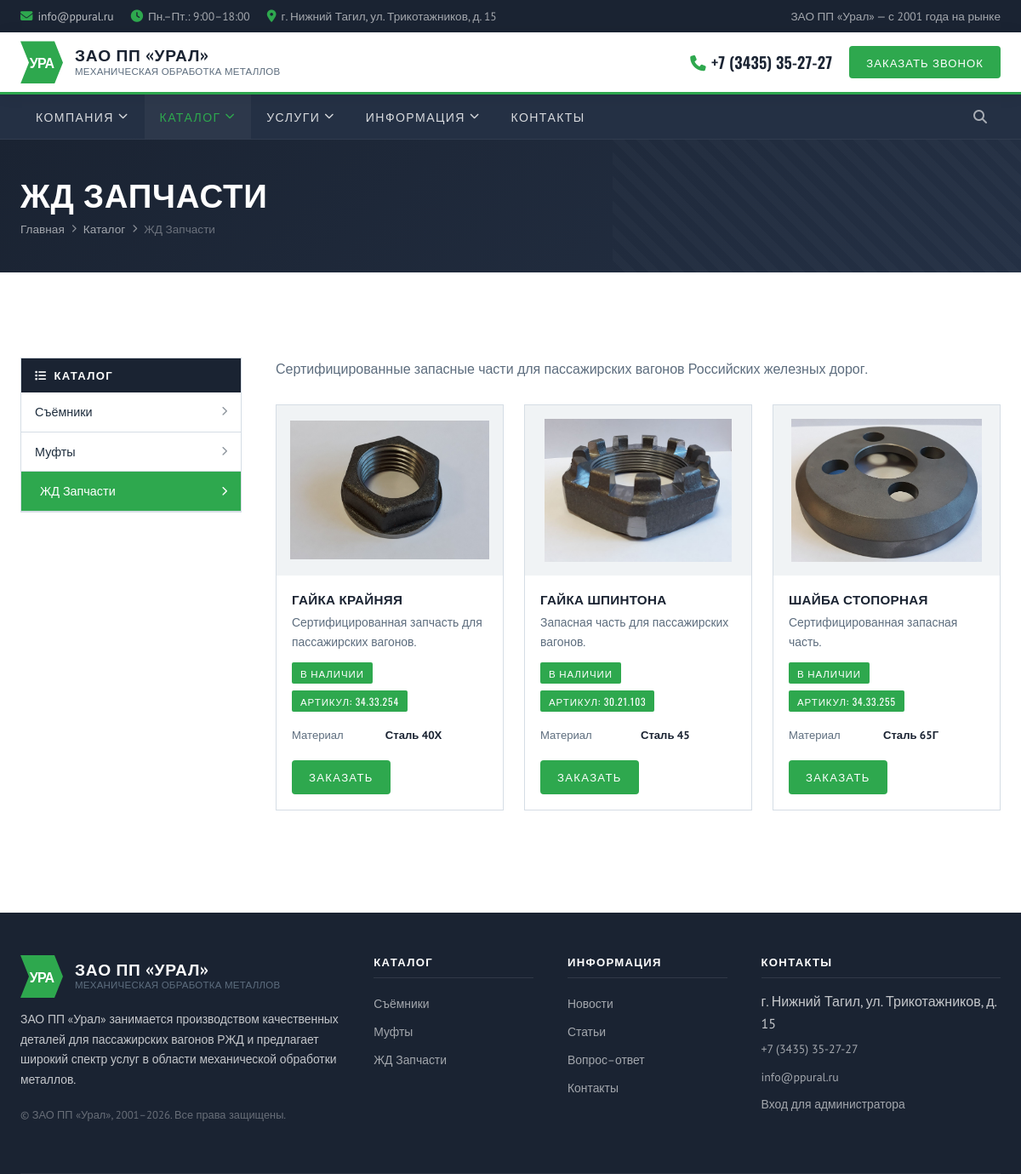
Page /catalog/category/railway/ on the committed database.
### tables this page shows
CREATE TABLE categories (
            id INTEGER PRIMARY KEY AUTOINCREMENT,
            name TEXT NOT NULL,
            slug TEXT NOT NULL UNIQUE,
            description TEXT,
            sort_order INTEGER NOT NULL DEFAULT 0,
            is_active INTEGER NOT NULL DEFAULT 1,
            created_at TEXT NOT NULL DEFAULT CURRENT_TIMESTAMP
        );

CREATE TABLE products (
            id INTEGER PRIMARY KEY AUTOINCREMENT,
            category_id INTEGER NOT NULL,
            name TEXT NOT NULL,
            slug TEXT NOT NULL UNIQUE,
            sku TEXT,
            short_description TEXT,
            description TEXT,
            image TEXT,
            stock_status TEXT NOT NULL DEFAULT 'В наличии',
            is_published INTEGER NOT NULL DEFAULT 1,
            sort_order INTEGER NOT NULL DEFAULT 0,
            created_at TEXT NOT NULL DEFAULT CURRENT_TIMESTAMP,
            updated_at TEXT NOT NULL DEFAULT CURRENT_TIMESTAMP,
            FOREIGN KEY(category_id) REFERENCES categories(id)
        );

CREATE TABLE product_specs (
            id INTEGER PRIMARY KEY AUTOINCREMENT,
            product_id INTEGER NOT NULL,
            name TEXT NOT NULL,
            value TEXT NOT NULL,
            sort_order INTEGER NOT NULL DEFAULT 0,
            FOREIGN KEY(product_id) REFERENCES products(id) ON DELETE CASCADE
        );

### app.py (the view)
@app.route('/catalog/category/<slug>/')
def catalog_category(slug):
    category = query_db('SELECT * FROM categories WHERE slug = ? AND is_active = 1', (slug,), one=True)
    if not category:
        return redirect(url_for('catalog_index'))
    products = query_db(
        'SELECT * FROM products WHERE category_id = ? AND is_published = 1 ORDER BY sort_order, name',
        (category['id'],),
    )
    products_with_specs = []
    for product in products:
        specs = query_db('SELECT * FROM product_specs WHERE product_id = ? ORDER BY sort_order, id', (product['id'],))
        products_with_specs.append({'product': product, 'specs': specs})
    categories = query_db('SELECT * FROM categories WHERE is_active = 1 ORDER BY sort_order, name')
    return render_template(
        'catalog/category.html', active='catalog', category=category, categories=categories, products=products_with_specs
    )

### app.py (called while the page is built)
def get_db():
    if 'db' not in g:
        g.db = sqlite3.connect(DB_PATH)
        g.db.row_factory = sqlite3.Row
    return g.db

def query_db(query, args=(), one=False):
    cur = get_db().execute(query, args)
    rows = cur.fetchall()
    cur.close()
    return (rows[0] if rows else None) if one else rows

@app.context_processor
def inject_globals():
    categories = []
    recent_news = []
    try:
        categories = query_db('SELECT * FROM categories WHERE is_active = 1 ORDER BY sort_order, name')
        recent_news = query_db(
            'SELECT * FROM news WHERE is_published = 1 ORDER BY COALESCE(published_at, created_at) DESC LIMIT 3'
        )
    except sqlite3.OperationalError:
        pass
    return {
        'nav_categories': categories,
        'footer_recent_news': recent_news,
        'is_admin_logged_in': bool(session.get('admin_id')),
    }

### templates/catalog/category.html (shortened to what this page needs)
{% extends "base.html" %}
{% block content %}
<div class="page-banner">
  <div class="container">
    <h1>{{ category.name }}</h1>
    <div class="breadcrumb">
      <a href="{{ url_for('index') }}">Главная</a>
      <i class="fa fa-chevron-right"></i>
      <a href="{{ url_for('catalog_index') }}">Каталог</a>
      <i class="fa fa-chevron-right"></i>
      <span>{{ category.name }}</span>
    </div>
  </div>
</div>
<section class="section">
  <div class="container">
    <div class="page-layout">
      <div class="sidebar">
        <nav class="sidebar-menu">
          <h3><i class="fa fa-list" style="margin-right:8px;"></i>Каталог</h3>
          {% for cat in categories %}
            <a href="{{ url_for('catalog_category', slug=cat.slug) }}" class="{% if cat.slug == category.slug %}active{% endif %}">{{ cat.name }} <i class="fa fa-chevron-right"></i></a>
          {% endfor %}
        </nav>
      </div>
      <div>
        <p style="color: var(--gray); margin-bottom: 28px;">{{ category.description }}</p>
        <div class="catalog-grid">
          {% for entry in products %}
          {% set product = entry.product %}
          {% set specs = entry.specs %}
          <div class="catalog-card">
            <div class="catalog-card-img">
              {% if product.image %}
                <img src="{{ url_for('static', filename=product.image) }}" alt="{{ product.name }}" style="width:100%;height:100%;object-fit:contain;padding:16px;">
              {% else %}
                <div class="catalog-card-img-placeholder"><i class="fa fa-cubes"></i></div>
              {% endif %}
            </div>
            <div class="catalog-card-body">
              <h3>{{ product.name }}</h3>
              <p>{{ product.short_description or product.description }}</p>
              <div class="catalog-card-meta">
                <span class="badge-instock">{{ product.stock_status }}</span>
                {% if product.sku %}<span class="badge-instock">Артикул: {{ product.sku }}</span>{% endif %}
              </div>
              {% if specs %}
              <table style="width:100%; font-size:0.82rem; margin-top:12px; border-collapse:collapse;">
                {% for spec in specs %}
                <tr {% if not loop.last %}style="border-bottom: 1px solid var(--border);"{% endif %}>
                  <td style="padding:5px 0; color:var(--gray);">{{ spec.name }}</td>
                  <td style="padding:5px 0; color:var(--dark); font-weight:600;">{{ spec.value }}</td>
                </tr>
                {% endfor %}
              </table>
              {% endif %}
              <a href="{{ url_for('contacts') }}" class="btn-primary" style="font-size:0.82rem;padding:9px 20px;margin-top:14px;display:inline-block;">Заказать</a>
            </div>
          </div>
          {% else %}
          <div class="info-card"><p>В этом разделе пока нет опубликованных товаров.</p></div>
          {% endfor %}
        </div>
      </div>
    </div>
  </div>
</section>
{% endblock %}

### templates/base.html (shortened to what this page needs)
<!DOCTYPE html>
<html lang="ru">
<head>
  <link rel="stylesheet" href="https://cdnjs.cloudflare.com/ajax/libs/font-awesome/6.5.0/css/all.min.css">
  <link rel="stylesheet" href="{{ url_for('static', filename='css/style.css') }}">
</head>
<body>
  <div class="header-top">
    <div class="container">
      <div class="header-top-contacts">
        <span><i class="fa fa-envelope"></i><a href="mailto:info@ppural.ru">info@ppural.ru</a></span>
        <span><i class="fa fa-clock"></i> Пн.–Пт.: 9:00–18:00</span>
        <span><i class="fa fa-map-marker-alt"></i> г. Нижний Тагил, ул. Трикотажников, д. 15</span>
      </div>
      <div>
        ЗАО ПП «Урал» — с 2001 года на рынке
      </div>
    </div>
  </div>
  <header class="header-main">
    <div class="container">
      <a href="{{ url_for('index') }}" class="logo">
        <div class="logo-icon"><span>УРА</span></div>
        <div class="logo-text">
          <strong>ЗАО ПП «Урал»</strong>
          <small>Механическая обработка металлов</small>
        </div>
      </a>
      <div class="header-contact">
        <a href="tel:+73435352727" class="header-phone"><i class="fa fa-phone"></i>+7 (3435) 35-27-27</a>
        <button class="btn-callback" onclick="window.location.href='{{ url_for('contacts') }}'">Заказать звонок</button>
      </div>
    </div>
  </header>
  <nav class="navbar">
    <div class="container">
      <ul class="nav-list">
        <li class="nav-item">
          <a href="{{ url_for('company_about') }}" class="nav-link {% if active=='company' %}active{% endif %}">
            Компания <i class="fa fa-chevron-down"></i>
          </a>
        </li>
        <li class="nav-item">
          <a href="{{ url_for('catalog_index') }}" class="nav-link {% if active=='catalog' %}active{% endif %}">
            Каталог <i class="fa fa-chevron-down"></i>
          </a>
        </li>
        <li class="nav-item">
          <a href="{{ url_for('services_index') }}" class="nav-link {% if active=='services' %}active{% endif %}">
            Услуги <i class="fa fa-chevron-down"></i>
          </a>
        </li>
        <li class="nav-item">
          <a href="{{ url_for('info_index') }}" class="nav-link {% if active=='info' %}active{% endif %}">
            Информация <i class="fa fa-chevron-down"></i>
          </a>
        </li>
        <li class="nav-item">
          <a href="{{ url_for('contacts') }}" class="nav-link {% if active=='contacts' %}active{% endif %}">Контакты</a>
        </li>
      </ul>
      <div class="d-flex">
        <a href="{{ url_for('info_news') }}" class="nav-search" title="Новости"><i class="fa fa-search"></i></a>
      </div>
    </div>
  </nav>
  <main>
    {% block content %}{% endblock %}
  </main>
  <footer class="footer">
    <div class="container">
      <div class="footer-grid">
        <div class="footer-brand">
          <a href="{{ url_for('index') }}" class="logo" style="margin-bottom:0;">
            <div class="logo-icon"><span>УРА</span></div>
            <div class="logo-text">
              <strong style="color:white;">ЗАО ПП «Урал»</strong>
              <small>Механическая обработка металлов</small>
            </div>
          </a>
          <p>ЗАО ПП «Урал» занимается производством качественных деталей для пассажирских вагонов РЖД и предлагает широкий спектр услуг в области механической обработки металлов.</p>
          <p style="font-size:0.8rem; opacity:0.45;">© ЗАО ПП «Урал», 2001–2026. Все права защищены.</p>
        </div>
        <div class="footer-col">
          <h4>Каталог</h4>
          {% for category in nav_categories %}
            <a href="{{ url_for('catalog_category', slug=category.slug) }}">{{ category.name }}</a>
          {% endfor %}
        </div>
        <div class="footer-col">
          <h4>Информация</h4>
          <a href="{{ url_for('info_news') }}">Новости</a>
          <a href="{{ url_for('info_articles') }}">Статьи</a>
          <a href="{{ url_for('info_faq') }}">Вопрос–ответ</a>
          <a href="{{ url_for('contacts') }}">Контакты</a>
        </div>
        <div class="footer-col">
          <h4>Контакты</h4>
          <span>г. Нижний Тагил, ул. Трикотажников, д. 15</span>
          <a href="tel:+73435352727">+7 (3435) 35-27-27</a>
          <a href="mailto:info@ppural.ru">info@ppural.ru</a>
          <a href="{{ url_for('admin_login') }}">Вход для администратора</a>
        </div>
      </div>
    </div>
  </footer>
</body>
</html>

### rows in the picture
categories: name "ЖД ЗАПЧАСТИ", name "ЖД Запчасти", description "Сертифицированные запасные части для пассажирских вагонов Российских железных дорог."
categories: name "Съёмники"
categories: name "Муфты"
products: image (picture), name "ГАЙКА КРАЙНЯЯ", short_description "Сертифицированная запчасть для пассажирских вагонов.", stock_status "В НАЛИЧИИ", sku "34.33.254"
product_specs: name "Материал", value "Сталь 40Х"
products: image (picture), name "ГАЙКА ШПИНТОНА", short_description "Запасная часть для пассажирских вагонов.", stock_status "В НАЛИЧИИ", sku "30.21.103"
product_specs: name "Материал", value "Сталь 45"
products: image (picture), name "ШАЙБА СТОПОРНАЯ", short_description "Сертифицированная запасная часть.", stock_status "В НАЛИЧИИ", sku "34.33.255"
product_specs: name "Материал", value "Сталь 65Г"
